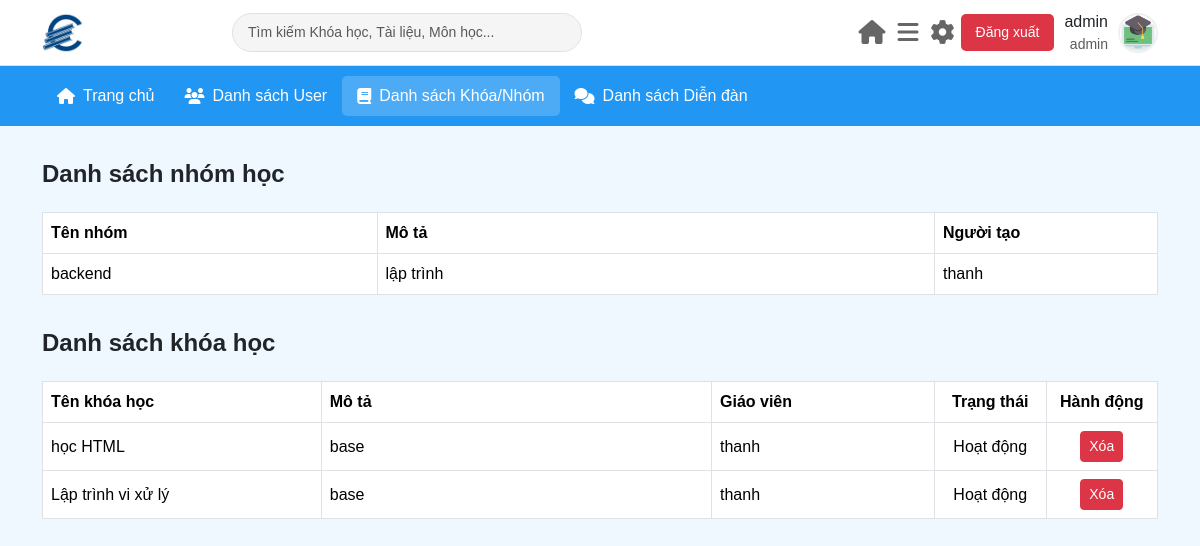
/admin/index.php?section=list (signed in), run on the app's committed database.
### tables this page shows
CREATE TABLE `users` (
  `id` int(11) NOT NULL,
  `username` varchar(50) NOT NULL,
  `password` varchar(255) NOT NULL,
  `email` varchar(100) NOT NULL,
  `full_name` varchar(100) NOT NULL,
  `role` enum('admin','teacher','student') NOT NULL,
  `avatar` varchar(255) DEFAULT NULL,
  `remember_token` varchar(100) DEFAULT NULL,
  `last_active` datetime DEFAULT NULL,
  `created_at` timestamp NOT NULL DEFAULT current_timestamp(),
  `updated_at` timestamp NOT NULL DEFAULT current_timestamp() ON UPDATE current_timestamp(),
  `profile_picture` varchar(255) DEFAULT NULL
);

CREATE TABLE `groups` (
  `id` int(11) NOT NULL,
  `name` varchar(255) NOT NULL,
  `description` text DEFAULT NULL,
  `creator_id` int(11) NOT NULL,
  `created_at` timestamp NOT NULL DEFAULT current_timestamp(),
  `updated_at` timestamp NOT NULL DEFAULT current_timestamp() ON UPDATE current_timestamp(),
  `thumbnail` varchar(255) DEFAULT NULL
);

CREATE TABLE `courses` (
  `id` int(11) NOT NULL,
  `title` varchar(255) NOT NULL,
  `description` text DEFAULT NULL,
  `announcement` text DEFAULT NULL,
  `teacher_id` int(11) NOT NULL,
  `thumbnail` varchar(255) DEFAULT NULL,
  `status` enum('active','inactive','deleted') DEFAULT 'active',
  `created_at` timestamp NOT NULL DEFAULT current_timestamp(),
  `updated_at` timestamp NOT NULL DEFAULT current_timestamp() ON UPDATE current_timestamp(),
  `category` varchar(50) NOT NULL DEFAULT 'cong_nghe_thong_tin'
);

### includes/auth_functions.php (called while the page is built, shortened)
<?php
function isLoggedIn() {
    return isset($_SESSION['user_id']) || (isset($_COOKIE['user_id']) && isset($_COOKIE['role']));
}
function getCurrentUser() {
    $conn = getDBConnection();
    if (isLoggedIn()) {
        $user_id = isset($_SESSION['user_id']) ? $_SESSION['user_id'] : $_COOKIE['user_id'];
        $stmt = $conn->prepare("SELECT * FROM users WHERE id = ?");
        $stmt->execute([$user_id]);
        $user = $stmt->fetch(PDO::FETCH_ASSOC);
        return $user;
    }
    return null;
}

### admin/list.php (the view, shortened to what this page needs)
<?php
require_once dirname(__DIR__, 1) . '/includes/auth_functions.php';
$conn = getDBConnection();
$groupsStmt = $conn->prepare("SELECT g.*, u.full_name as creator_name FROM groups g JOIN users u ON g.creator_id = u.id");
$groupsStmt->execute();
$groups = $groupsStmt->fetchAll(PDO::FETCH_ASSOC);
$coursesStmt = $conn->prepare("SELECT c.*, u.full_name as teacher_name FROM courses c JOIN users u ON c.teacher_id = u.id");
$coursesStmt->execute();
$courses = $coursesStmt->fetchAll(PDO::FETCH_ASSOC);
?>
<div class="section-title">Danh sách nhóm học</div>
<table class="table table-bordered group-table">
    <thead>
        <tr>
            <th>Tên nhóm</th>
            <th>Mô tả</th>
            <th>Người tạo</th>
        </tr>
    </thead>
    <tbody>
        <?php if (!empty($groups)): ?>
            <?php foreach ($groups as $group): ?>
                <tr>
                    <td><?php echo htmlspecialchars($group['name']); ?></td>
                    <td><?php echo htmlspecialchars($group['description'] ?? ''); ?></td>
                    <td><?php echo htmlspecialchars($group['creator_name']); ?></td>
                </tr>
            <?php endforeach; ?>
        <?php else: ?>
            <tr>
                <td colspan="3" class="text-center">Không có nhóm học nào.</td>
            </tr>
        <?php endif; ?>
    </tbody>
</table>
<div class="section-title">Danh sách khóa học</div>
<table class="table table-bordered course-table">
    <thead>
        <tr>
            <th>Tên khóa học</th>
            <th>Mô tả</th>
            <th>Giáo viên</th>
            <th>Trạng thái</th>
            <th>Hành động</th>
        </tr>
    </thead>
    <tbody>
        <?php if (!empty($courses)): ?>
            <?php foreach ($courses as $course): ?>
                <tr>
                    <td><?php echo htmlspecialchars($course['title']); ?></td>
                    <td><?php echo htmlspecialchars($course['description'] ?? ''); ?></td>
                    <td><?php echo htmlspecialchars($course['teacher_name']); ?></td>
                    <td><?php echo $course['status'] === 'active' ? 'Hoạt động' : 'Không hoạt động'; ?></td>
                    <td>
                        <form method="POST" style="display:inline;" onsubmit="return confirm('Bạn có chắc muốn xóa khóa học này?');">
                            <button type="submit" class="btn btn-danger btn-sm">Xóa</button>
                        </form>
                    </td>
                </tr>
            <?php endforeach; ?>
        <?php else: ?>
            <tr>
                <td colspan="5" class="text-center">Không có khóa học nào.</td>
            </tr>
        <?php endif; ?>
    </tbody>
</table>

### admin/index.php (shortened to what this page needs)
<?php
require_once dirname(__DIR__, 1) . '/includes/auth_functions.php';
$user = getCurrentUser();
$errors = [];
$success = false;
$section = $_GET['section'] ?? 'dashboard';
?>
<!DOCTYPE html>
<html lang="en">
<head>
    <link rel="stylesheet" href="<?php echo BASE_URL; ?>assets/css/bootstrap.min.css">
</head>
<body>
    <div class="top-bar">
        <div class="container">
            <div class="row align-items-center">
                <div class="col-md-2">
                    <a href="<?php echo BASE_URL; ?>admin/index.php">
                        <img src="<?php echo BASE_URL; ?>assets/images/logo.png" alt="EPU Logo" class="logo">
                    </a>
                </div>
                <div class="col-md-5">
                    <input type="text" class="form-control search-bar" placeholder="Tìm kiếm Khóa học, Tài liệu, Môn học...">
                </div>
                <div class="col-md-5 d-flex justify-content-end align-items-center">
                    <button class="icon-button mr-3">
                        <i class="fas fa-home"></i>
                    </button>
                    <button class="icon-button mr-3">
                        <i class="fas fa-bars"></i>
                    </button>
                    <button class="icon-button mr-3">
                        <i class="fas fa-cog"></i>
                    </button>
                    <form method="POST" style="display:inline;">
                        <button type="submit" class="logout-btn">Đăng xuất</button>
                    </form>
                    <div class="user-info">
                        <div class="d-flex flex-column align-items-end mr-2">
                            <span><?php echo htmlspecialchars($user['username'] ?? 'admin1'); ?></span>
                            <small class="text-muted">admin</small>
                        </div>
                        <img src="<?php echo $user['avatar'] ? BASE_URL . $user['avatar'] : BASE_URL . 'assets/images/avatar.png'; ?>" alt="User Avatar" class="user-avatar">
                    </div>
                </div>
            </div>
        </div>
    </div>
    <div class="menu-tabs">
        <div class="container">
            <ul class="nav">
                <li class="nav-item">
                    <a class="nav-link <?php echo $section === 'dashboard' ? 'active' : ''; ?>" href="<?php echo BASE_URL; ?>admin/index.php?section=dashboard">
                        <i class="fas fa-home"></i> Trang chủ
                    </a>
                </li>
                <li class="nav-item">
                    <a class="nav-link <?php echo $section === 'user' ? 'active' : ''; ?>" href="<?php echo BASE_URL; ?>admin/index.php?section=user">
                        <i class="fas fa-users"></i> Danh sách User
                    </a>
                </li>
                <li class="nav-item">
                    <a class="nav-link <?php echo $section === 'list' ? 'active' : ''; ?>" href="<?php echo BASE_URL; ?>admin/index.php?section=list">
                        <i class="fas fa-book"></i> Danh sách Khóa/Nhóm
                    </a>
                </li>
                <li class="nav-item">
                    <a class="nav-link <?php echo $section === 'forums' ? 'active' : ''; ?>" href="<?php echo BASE_URL; ?>admin/index.php?section=forums">
                        <i class="fas fa-comments"></i> Danh sách Diễn đàn
                    </a>
                </li>
            </ul>
        </div>
    </div>
    <div class="container mt-4">
        <?php
        if ($section === 'dashboard') {
            ?>
            <div class="row">
                <div class="col-md-3">
                    <div class="dashboard-card">
                        <img src="https://img.icons8.com/color/64/000000/user.png" alt="Sinh viên">
                        <p>Tổng số sinh viên</p>
                        <div class="number students"><?php echo $totalStudents; ?></div>
                    </div>
                </div>
                <div class="col-md-3">
                    <div class="dashboard-card">
                        <img src="https://img.icons8.com/color/64/000000/books.png" alt="Khóa học">
                        <p>Tổng số khóa học</p>
                        <div class="number courses"><?php echo $totalCourses; ?></div>
                    </div>
                </div>
                <div class="col-md-3">
                    <div class="dashboard-card">
                        <img src="https://img.icons8.com/color/64/000000/teacher.png" alt="Giáo viên">
                        <p>Tổng số giáo viên</p>
                        <div class="number teachers"><?php echo $totalTeachers; ?></div>
                    </div>
                </div>
                <div class="col-md-3">
                    <div class="dashboard-card">
                        <img src="https://img.icons8.com/color/64/000000/graduation-cap.png" alt="Nhóm học">
                        <p>Số nhóm học</p>
                        <div class="number groups"><?php echo $totalGroups; ?></div>
                    </div>
                </div>
            </div>
            <?php if ($success): ?>
                <div class="alert alert-success"><?php echo $successMessage ?? "Thao tác thành công!"; ?></div>
            <?php endif; ?>
            <?php if (!empty($errors)): ?>
                <div class="alert alert-danger">
                    <ul>
                        <?php foreach ($errors as $error): ?>
                            <li><?php echo htmlspecialchars($error); ?></li>
                        <?php endforeach; ?>
                    </ul>
                </div>
            <?php endif; ?>
            <?php
        } elseif ($section === 'user') {
            include 'user.php';
        } elseif ($section === 'list') {
            include 'list.php';
        } elseif ($section === 'forums') {
            include 'forums.php';
        }
        ?>
    </div>
</body>
</html>

### admin/index.php (style rules this page uses)
body { background-color: #f0f8ff; font-family: Arial, sans-serif; }
.top-bar { background-color: white; padding: 10px 0; border-bottom: 1px solid #e0e0e0; }
.logo { height: 40px; }
.search-bar { width: 350px; border-radius: 20px; padding: 8px 15px; border: 1px solid #e0e0e0; font-size: 14px; background-color: #f5f5f5; }
.user-info { display: flex; align-items: center; }
.user-avatar { width: 40px; height: 40px; border-radius: 50%; margin-left: 10px; border: 2px solid #f0f0f0; }
.menu-tabs { background-color: #2196f3; color: white; padding: 10px 0; }
.menu-tabs .nav-link { color: white; padding: 8px 15px; font-weight: 500; display: flex; align-items: center; }
.menu-tabs .nav-link i { margin-right: 8px; }
.menu-tabs .nav-link.active { background-color: rgba(255, 255, 255, 0.2); border-radius: 5px; }
.icon-button { background: none; border: none; font-size: 24px; color: #666; cursor: pointer; }
.logout-btn { background-color: #dc3545; color: white; border: none; padding: 8px 15px; border-radius: 5px; font-size: 14px; cursor: pointer; margin-right: 10px; }

### admin/list.php (style rules this page uses)
.section-title { font-size: 24px; font-weight: bold; margin-bottom: 20px; margin-top: 30px; }
.table th, .table td { vertical-align: middle; }
.group-table { table-layout: fixed; width: 100%; }
.group-table th:nth-child(1), .group-table td:nth-child(1) { width: 30%; }
.group-table th:nth-child(2), .group-table td:nth-child(2) { width: 50%; overflow-wrap: break-word; white-space: normal; }
.group-table th:nth-child(3), .group-table td:nth-child(3) { width: 20%; }
.course-table { table-layout: fixed; width: 100%; }
.course-table th:nth-child(1), .course-table td:nth-child(1) { width: 25%; }
.course-table th:nth-child(2), .course-table td:nth-child(2) { width: 35%; overflow-wrap: break-word; white-space: normal; }
.course-table th:nth-child(3), .course-table td:nth-child(3) { width: 20%; }
.course-table th:nth-child(4), .course-table td:nth-child(4) { width: 10%; text-align: center; }
.course-table th:nth-child(5), .course-table td:nth-child(5) { width: 10%; text-align: center; }

### data on the page
users: username "admin"
groups: name "backend", description "lập trình", creator.full_name "thanh"
courses: title "học HTML", description "base", teacher.full_name "thanh", status "Hoạt động"
courses: title "Lập trình vi xử lý", description "base", teacher.full_name "thanh", status "Hoạt động"
